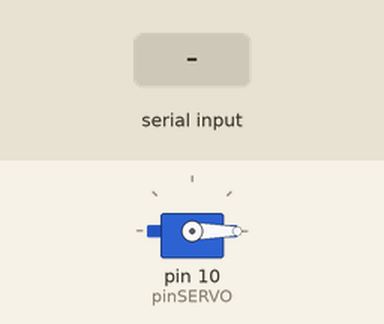
Bench run of a sketch on a simulated Arduino Uno, built with avr-gcc and run on an emulated ATmega328P. On the bench: servo. The inputs (shaded band) are chosen by the test bench.

Above: at 2.2 s.
2.3 s: "90,45\n" received over Serial
At 4.1 s:
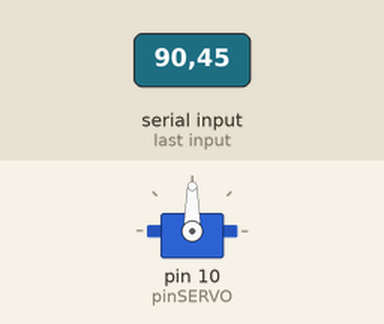
4.7 s: "30,150\n" received over Serial
At 6.0 s:
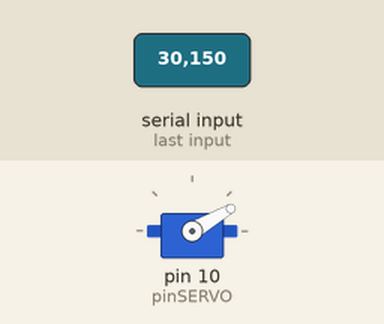
7.2 s: "200\n" received over Serial
At 9.0 s:
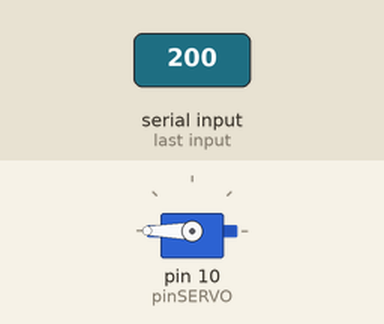
9.6 s: "0\n" received over Serial
At 10.9 s:
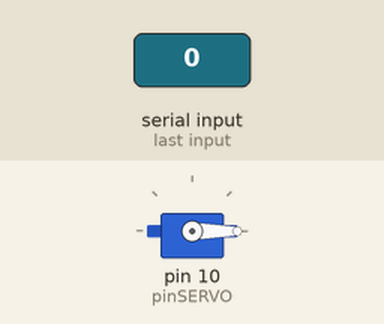
12.1 s: "90\n" received over Serial
At 14.0 s:
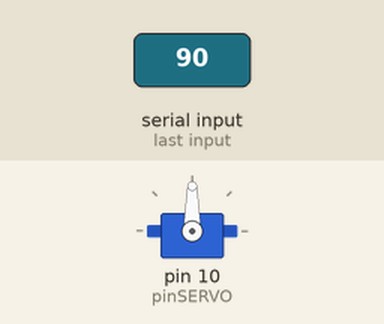
Timing chart, 0 to 15.5 s (numbered marks = the images above; inputs shaded):
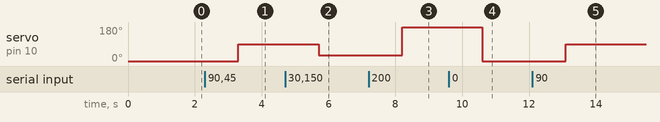

Measured:
- after the input at 2.3 s, servo on pin 10 (pinSERVO): 0° → 90° after 1.0 s
- after the input at 4.7 s, servo on pin 10 (pinSERVO): 90° → 30° after 1.0 s
- after the input at 7.2 s, servo on pin 10 (pinSERVO): 30° → 180° after 1.0 s
- after the input at 9.6 s, servo on pin 10 (pinSERVO): 180° → 0° after 1.0 s
- after the input at 12.1 s, servo on pin 10 (pinSERVO): 0° → 90° after 1.0 s

The sketch:

12_SERVO.ino
```cpp
#include <Servo.h>

const int pinSERVO = 10;
Servo servo;

void setup() {
  // put your setup code here, to run once:
  Serial.begin(115200);
  servo.attach(pinSERVO);
  servo.write(0);
  delay(1000);
}

void loop() {
  // put your main code here, to run repeatedly:
  while (Serial.available() == 0) {}     //wait for data available
  String angle = Serial.readString();  //read until timeout
  angle.trim();                      // remove any \r \n whitespace at the end of the String

  servo.write(angle.toInt());
}
```
